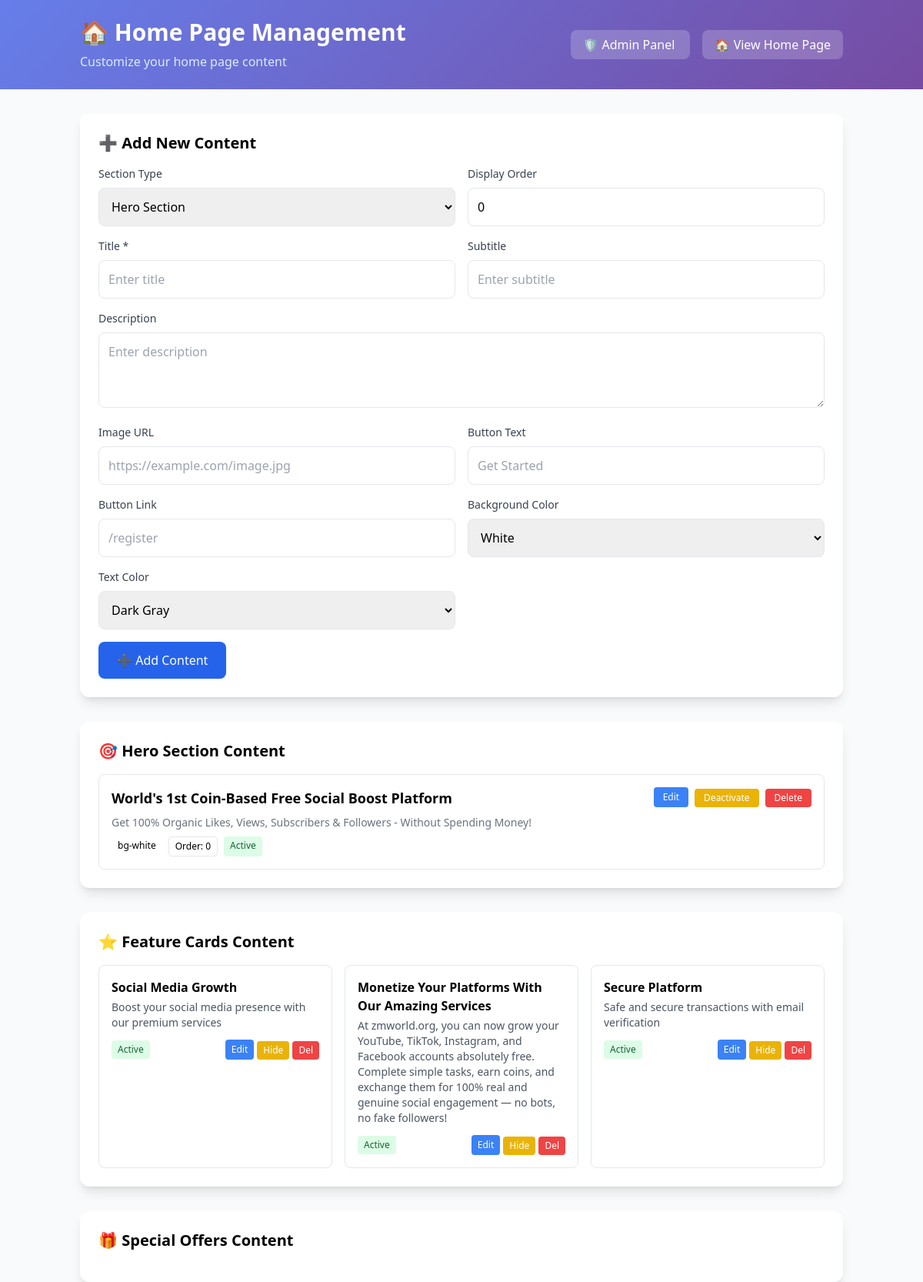
The page /admin/home-page (signed in) on the database its author committed.
### main.py (models this page shows)
class HomePageContent(db.Model):
    id = db.Column(db.Integer, primary_key=True)
    section_type = db.Column(db.String(50), nullable=False)  # 'hero', 'feature', 'offer'
    title = db.Column(db.String(200))
    subtitle = db.Column(db.String(300))
    description = db.Column(db.Text)
    image_url = db.Column(db.String(500))
    button_text = db.Column(db.String(100))
    button_link = db.Column(db.String(300))
    background_color = db.Column(db.String(50), default='bg-white')
    text_color = db.Column(db.String(50), default='text-gray-900')
    display_order = db.Column(db.Integer, default=0)
    is_active = db.Column(db.Boolean, default=True)
    created_at = db.Column(db.DateTime, default=datetime.utcnow)
    updated_at = db.Column(db.DateTime, default=datetime.utcnow)

### main.py (the view)
@app.route('/admin/home-page')
def admin_home_page():
    if not is_admin():
        flash('Access denied. Admin privileges required.')
        return redirect(url_for('home'))
    hero_content = HomePageContent.query.filter_by(section_type='hero').order_by(HomePageContent.display_order).all()
    feature_content = HomePageContent.query.filter_by(section_type='feature').order_by(HomePageContent.display_order).all()
    offer_content = HomePageContent.query.filter_by(section_type='offer').order_by(HomePageContent.display_order).all()
    return render_template('admin_home_page.html',
                         hero_content=hero_content,
                         feature_content=feature_content,
                         offer_content=offer_content)

### main.py (called while the page is built)
@app.context_processor
def inject_global_announcements():
    try:
        global_announcements = Announcement.query.filter_by(is_active=True).order_by(Announcement.created_at.desc()).all()
        return dict(global_announcements=global_announcements)
    except:
        return dict(global_announcements=[])

def is_admin():
    return session.get('is_admin_logged_in', False)

### templates/admin_home_page.html (shortened to what this page needs)
<!DOCTYPE html>
<html lang="en">
<head>
    <script src="https://cdn.tailwindcss.com"></script>
</head>
<body class="bg-gray-50 min-h-screen">
    <div class="gradient-bg text-white py-6 mb-8">
        <div class="container mx-auto px-4">
            <div class="flex justify-between items-center">
                <div>
                    <h1 class="text-3xl font-bold">🏠 Home Page Management</h1>
                    <p class="text-blue-100 mt-2">Customize your home page content</p>
                </div>
                <div class="text-right">
                    <a href="{{ url_for('admin_panel') }}" class="bg-white bg-opacity-20 hover:bg-opacity-30 px-4 py-2 rounded-lg transition duration-200 mr-4">
                        🛡️ Admin Panel
                    </a>
                    <a href="{{ url_for('home') }}" class="bg-white bg-opacity-20 hover:bg-opacity-30 px-4 py-2 rounded-lg transition duration-200">
                        🏠 View Home Page
                    </a>
                </div>
            </div>
        </div>
    </div>
    <div class="container mx-auto px-4">
        <div class="bg-white rounded-xl shadow-lg p-6 mb-8">
            <h2 class="text-xl font-bold mb-4">➕ Add New Content</h2>
            <form method="POST" action="{{ url_for('add_home_content') }}" class="grid grid-cols-1 md:grid-cols-2 gap-4">
                <div>
                    <label class="block text-sm font-medium text-gray-700 mb-2">Section Type</label>
                    <select name="section_type" required class="w-full p-3 border rounded-lg">
                        <option value="hero">Hero Section</option>
                    </select>
                </div>
                <div>
                    <label class="block text-sm font-medium text-gray-700 mb-2">Display Order</label>
                    <input type="number" name="display_order" value="0" class="w-full p-3 border rounded-lg">
                </div>
                <div>
                    <label class="block text-sm font-medium text-gray-700 mb-2">Title *</label>
                    <input type="text" name="title" required class="w-full p-3 border rounded-lg" placeholder="Enter title">
                </div>
                <div>
                    <label class="block text-sm font-medium text-gray-700 mb-2">Subtitle</label>
                    <input type="text" name="subtitle" class="w-full p-3 border rounded-lg" placeholder="Enter subtitle">
                </div>
                <div class="md:col-span-2">
                    <label class="block text-sm font-medium text-gray-700 mb-2">Description</label>
                    <textarea name="description" rows="3" class="w-full p-3 border rounded-lg" placeholder="Enter description"></textarea>
                </div>
                <div>
                    <label class="block text-sm font-medium text-gray-700 mb-2">Image URL</label>
                    <input type="url" name="image_url" class="w-full p-3 border rounded-lg" placeholder="https://example.com/image.jpg">
                </div>
                <div>
                    <label class="block text-sm font-medium text-gray-700 mb-2">Button Text</label>
                    <input type="text" name="button_text" class="w-full p-3 border rounded-lg" placeholder="Get Started">
                </div>
                <div>
                    <label class="block text-sm font-medium text-gray-700 mb-2">Button Link</label>
                    <input type="text" name="button_link" class="w-full p-3 border rounded-lg" placeholder="/register">
                </div>
                <div>
                    <label class="block text-sm font-medium text-gray-700 mb-2">Background Color</label>
                    <select name="background_color" class="w-full p-3 border rounded-lg">
                        <option value="bg-white">White</option>
                    </select>
                </div>
                <div>
                    <label class="block text-sm font-medium text-gray-700 mb-2">Text Color</label>
                    <select name="text_color" class="w-full p-3 border rounded-lg">
                        <option value="text-gray-900">Dark Gray</option>
                    </select>
                </div>
                <div class="md:col-span-2">
                    <button type="submit" class="bg-blue-600 text-white px-6 py-3 rounded-lg hover:bg-blue-700 transition duration-200">
                        ➕ Add Content
                    </button>
                </div>
            </form>
        </div>
        <div class="bg-white rounded-xl shadow-lg p-6 mb-8">
            <h2 class="text-xl font-bold mb-4">🎯 Hero Section Content</h2>
            <div class="space-y-4">
                {% for content in hero_content %}
                <div class="border rounded-lg p-4 {% if not content.is_active %}opacity-50{% endif %}">
                    <div class="flex justify-between items-start">
                        <div class="flex-1">
                            <h3 class="font-semibold text-lg">{{ content.title }}</h3>
                            {% if content.description %}
                                <p class="text-sm text-gray-500 mt-2">{{ content.description }}</p>
                            {% endif %}
                            <div class="flex gap-2 mt-2">
                                <span class="text-xs px-2 py-1 {{ content.background_color }} rounded">{{ content.background_color }}</span>
                                <span class="text-xs px-2 py-1 border rounded">Order: {{ content.display_order }}</span>
                                <span class="text-xs px-2 py-1 {% if content.is_active %}bg-green-100 text-green-800{% else %}bg-red-100 text-red-800{% endif %} rounded">
                                    {% if content.is_active %}Active{% else %}Inactive{% endif %}
                                </span>
                            </div>
                        </div>
                        <div class="flex gap-2 ml-4">
                            <button onclick="editContent({{ content.id }}, 'hero')" class="bg-blue-500 text-white px-3 py-1 rounded text-xs hover:bg-blue-600">Edit</button>
                            <form method="POST" action="{{ url_for('toggle_home_content', content_id=content.id) }}" class="inline">
                                <button type="submit" class="{% if content.is_active %}bg-yellow-500 hover:bg-yellow-600{% else %}bg-green-500 hover:bg-green-600{% endif %} text-white px-3 py-1 rounded text-xs">
                                    {% if content.is_active %}Deactivate{% else %}Activate{% endif %}
                                </button>
                            </form>
                            <form method="POST" action="{{ url_for('delete_home_content', content_id=content.id) }}" class="inline" onsubmit="return confirm('Are you sure?')">
                                <button type="submit" class="bg-red-500 text-white px-3 py-1 rounded text-xs hover:bg-red-600">Delete</button>
                            </form>
                        </div>
                    </div>
                </div>
                {% endfor %}
            </div>
        </div>
        <div class="bg-white rounded-xl shadow-lg p-6 mb-8">
            <h2 class="text-xl font-bold mb-4">⭐ Feature Cards Content</h2>
            <div class="grid grid-cols-1 md:grid-cols-2 lg:grid-cols-3 gap-4">
                {% for content in feature_content %}
                <div class="border rounded-lg p-4 {% if not content.is_active %}opacity-50{% endif %}">
                    <div class="mb-3">
                        <h3 class="font-semibold">{{ content.title }}</h3>
                        {% if content.description %}
                            <p class="text-sm text-gray-600 mt-1">{{ content.description }}</p>
                        {% endif %}
                    </div>
                    <div class="flex justify-between items-center">
                        <span class="text-xs px-2 py-1 {% if content.is_active %}bg-green-100 text-green-800{% else %}bg-red-100 text-red-800{% endif %} rounded">
                            {% if content.is_active %}Active{% else %}Inactive{% endif %}
                        </span>
                        <div class="flex gap-1">
                            <button onclick="editContent({{ content.id }}, 'feature')" class="bg-blue-500 text-white px-2 py-1 rounded text-xs">Edit</button>
                            <form method="POST" action="{{ url_for('toggle_home_content', content_id=content.id) }}" class="inline">
                                <button type="submit" class="{% if content.is_active %}bg-yellow-500{% else %}bg-green-500{% endif %} text-white px-2 py-1 rounded text-xs">
                                    {% if content.is_active %}Hide{% else %}Show{% endif %}
                                </button>
                            </form>
                            <form method="POST" action="{{ url_for('delete_home_content', content_id=content.id) }}" class="inline" onsubmit="return confirm('Are you sure?')">
                                <button type="submit" class="bg-red-500 text-white px-2 py-1 rounded text-xs">Del</button>
                            </form>
                        </div>
                    </div>
                </div>
                {% endfor %}
            </div>
        </div>
        <div class="bg-white rounded-xl shadow-lg p-6">
            <h2 class="text-xl font-bold mb-4">🎁 Special Offers Content</h2>
        </div>
    </div>
</body>
</html>

### templates/admin_home_page.html (style rules this page uses)
.gradient-bg { background: linear-gradient(135deg, #667eea 0%, #764ba2 100%); }

### rows shown on the page
HomePageContent: title "World's 1st Coin-Based Free Social Boost Platform", description "Get 100% Organic Likes, Views, Subscribers & Followers - Without Spending Money!", background_color "bg-white", display_order "0", is_active "Active"
HomePageContent: title "Social Media Growth", description "Boost your social media presence with our premium services", is_active "Active"
HomePageContent: title "Monetize Your Platforms With Our Amazing Services", description "At zmworld.org, you can now grow your YouTube, TikTok, Instagram, and Facebook accounts absolutely free. Complete simple tasks, earn coins, and exchange them for 100% real and genuine social engagement — no bots, no fake followers!", is_active "Active"
HomePageContent: title "Secure Platform", description "Safe and secure transactions with email verification", is_active "Active"
